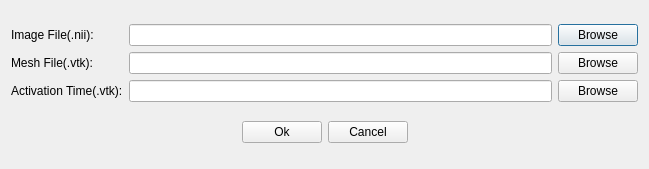
<?xml version="1.0" encoding="UTF-8"?>
<ui version="4.0">
 <class>ImportDialog</class>
 <widget class="QDialog" name="ImportDialog">
  <property name="geometry">
   <rect>
    <x>0</x>
    <y>0</y>
    <width>649</width>
    <height>169</height>
   </rect>
  </property>
  <property name="windowTitle">
   <string>Add Files</string>
  </property>
  <layout class="QVBoxLayout" name="verticalLayout">
   <item>
    <layout class="QGridLayout" name="gridLayout">
     <item row="0" column="0">
      <widget class="QLabel" name="label">
       <property name="text">
        <string>Image File(.nii):</string>
       </property>
      </widget>
     </item>
     <item row="0" column="1">
      <widget class="QLineEdit" name="lineEdit_image"/>
     </item>
     <item row="0" column="2">
      <widget class="QPushButton" name="pushButton_browse_image">
       <property name="text">
        <string>Browse</string>
       </property>
      </widget>
     </item>
     <item row="1" column="0">
      <widget class="QLabel" name="label_2">
       <property name="text">
        <string>Mesh File(.vtk):</string>
       </property>
      </widget>
     </item>
     <item row="1" column="1">
      <widget class="QLineEdit" name="lineEdit_mesh"/>
     </item>
     <item row="1" column="2">
      <widget class="QPushButton" name="pushButton_browse_mesh">
       <property name="text">
        <string>Browse</string>
       </property>
      </widget>
     </item>
     <item row="2" column="0">
      <widget class="QLabel" name="label_3">
       <property name="text">
        <string>Activation Time(.vtk):</string>
       </property>
      </widget>
     </item>
     <item row="2" column="1">
      <widget class="QLineEdit" name="lineEdit_active"/>
     </item>
     <item row="2" column="2">
      <widget class="QPushButton" name="pushButton_browse_active">
       <property name="text">
        <string>Browse</string>
       </property>
      </widget>
     </item>
    </layout>
   </item>
   <item>
    <layout class="QHBoxLayout" name="horizontalLayout_2">
     <item>
      <spacer name="horizontalSpacer_2">
       <property name="orientation">
        <enum>Qt::Horizontal</enum>
       </property>
       <property name="sizeHint" stdset="0">
        <size>
         <width>40</width>
         <height>20</height>
        </size>
       </property>
      </spacer>
     </item>
     <item>
      <widget class="QPushButton" name="pushButton_ok">
       <property name="text">
        <string>Ok</string>
       </property>
      </widget>
     </item>
     <item>
      <widget class="QPushButton" name="pushButton_cancel">
       <property name="text">
        <string>Cancel</string>
       </property>
      </widget>
     </item>
     <item>
      <spacer name="horizontalSpacer_3">
       <property name="orientation">
        <enum>Qt::Horizontal</enum>
       </property>
       <property name="sizeHint" stdset="0">
        <size>
         <width>40</width>
         <height>20</height>
        </size>
       </property>
      </spacer>
     </item>
    </layout>
   </item>
  </layout>
 </widget>
 <resources/>
 <connections>
  <connection>
   <sender>pushButton_cancel</sender>
   <signal>clicked()</signal>
   <receiver>ImportDialog</receiver>
   <slot>reject()</slot>
   <hints>
    <hint type="sourcelabel">
     <x>407</x>
     <y>522</y>
    </hint>
    <hint type="destinationlabel">
     <x>361</x>
     <y>272</y>
    </hint>
   </hints>
  </connection>
  <connection>
   <sender>pushButton_ok</sender>
   <signal>clicked()</signal>
   <receiver>ImportDialog</receiver>
   <slot>accept()</slot>
   <hints>
    <hint type="sourcelabel">
     <x>279</x>
     <y>134</y>
    </hint>
    <hint type="destinationlabel">
     <x>324</x>
     <y>84</y>
    </hint>
   </hints>
  </connection>
 </connections>
</ui>
